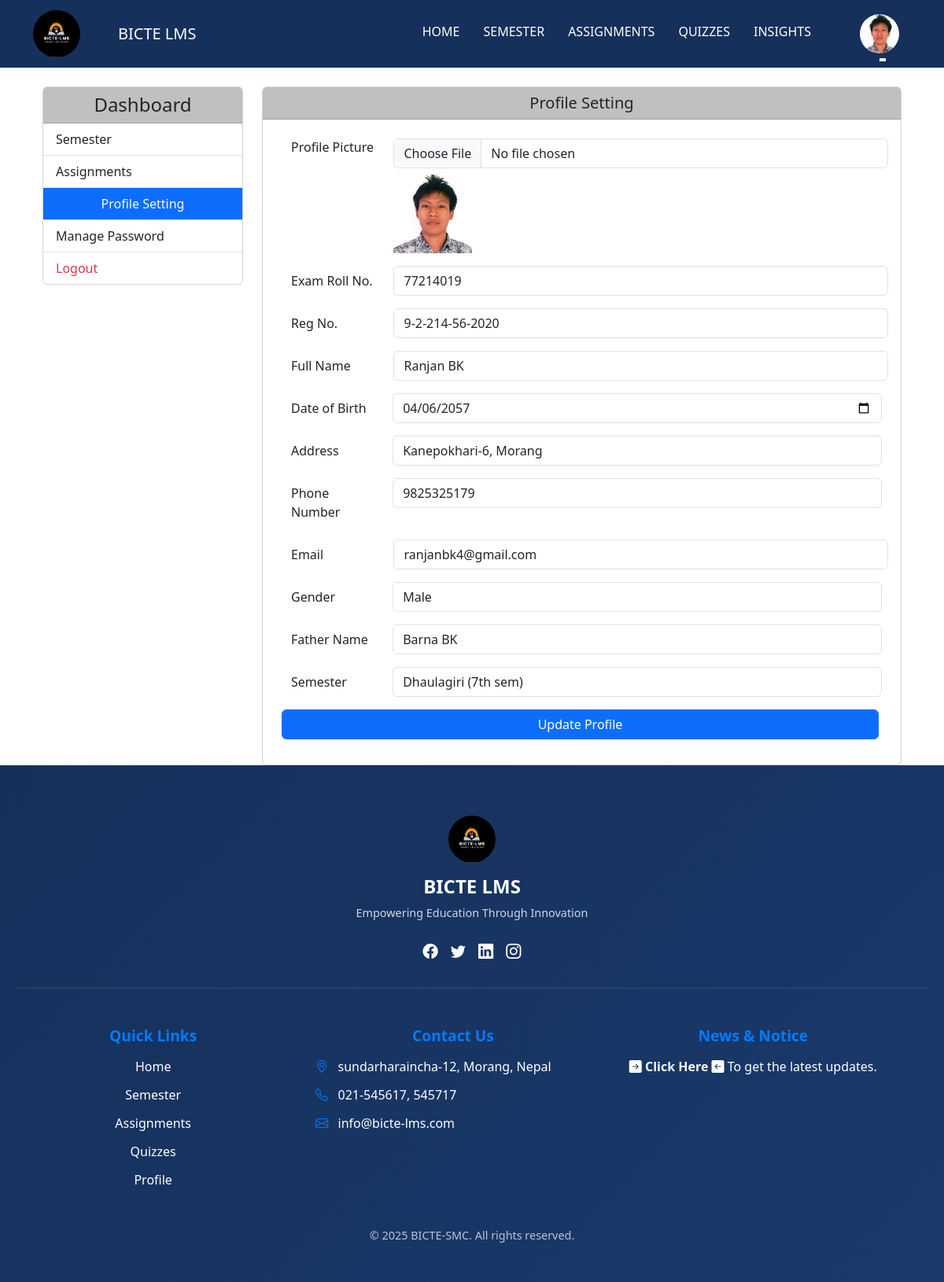
/api/student-profile-setting/ (signed in), run on the app's committed database.
### main/models.py (models this page shows, shortened)
class Student(models.Model):
    profile_picture = models.ImageField(upload_to='student_pics/', null=True, blank=True , default='no_image2.jpg')
    st_exam_roll_no = models.CharField(max_length=8, default='00000000')
    st_reg_no = models.CharField(max_length=40, default='0-0-000-00-0000')
    st_name = models.CharField(max_length=100)
    st_date_of_birth = models.DateField(null=True, blank=True)
    st_address = models.CharField(max_length=255)
    st_contact = models.CharField(max_length=15)
    enrollment_date = models.IntegerField(null=True, blank=True)
    st_email = models.EmailField(unique=True)
    st_password = models.CharField(max_length=128, default='studentSMC1')  # Add default password
    st_gender = models.CharField(max_length=10, choices=[('Male', 'Male'), ('Female', 'Female'), ('Other', 'Other')], null=True, blank=True)
    st_father_name = models.CharField(max_length=100, null=True, blank=True)
    semester = models.ForeignKey(Semester, on_delete=models.CASCADE)
    email_sent = models.BooleanField(default=False)
    class Meta:
        verbose_name = "Student"
        verbose_name_plural = "Students"

class Semester(models.Model):
    EVEREST = "EV"
    ANNAPURNA = "AN"
    KANCHENJUNGA = "KA"
    MANASLU = "MA"
    LHOTSE = "LH"
    MAKALU = "MK"
    DHAULAGIRI = "DH"
    LANGTANG = "LA"
    SEMESTER_CHOICES = [
        (EVEREST, "Everest (1st sem)"),
        (ANNAPURNA, "Annapurna (2nd sem)"),
        (KANCHENJUNGA, "Kanchenjunga (3rd sem)"),
        (MANASLU, "Manaslu (4th sem)"),
        (LHOTSE, "Lhotse (5th sem)"),
        (MAKALU, "Makalu (6th sem)"),
        (DHAULAGIRI, "Dhaulagiri (7th sem)"),
        (LANGTANG, "Langtang (8th sem)"),
    ]
    se_name = models.CharField(max_length=2, choices=SEMESTER_CHOICES, default=EVEREST)
    batch = models.CharField(max_length=20)
    start_date = models.DateField()
    end_date = models.DateField(null=True, blank=True)
    is_active = models.BooleanField(default=True, verbose_name="Is Active")
    def __str__(self):
        return f"{self.get_se_name_display()} - Batch {self.batch}"
    class Meta:
        verbose_name = "Semester"
        verbose_name_plural = "Semesters"

### main/views.py (the view)
# urls.py: path('student-profile-setting/', views.StudentProfileSetting.as_view(), name='student-profile-setting'),
class StudentProfileSetting(LoginRequiredMixin, TemplateView):
    template_name = 'student_template/st_profile_setting.html'
    login_url = '/api/login/'
    def get_context_data(self, **kwargs):
        context = super().get_context_data(**kwargs)
        try:
            student = Student.objects.get(id=self.request.session.get('user_id'))
            context['student'] = student
            context['courses'] = Course.objects.filter(semester=student.semester)
            context['assignments'] = Assignment.objects.filter(course__semester=student.semester)
            context['quizzes'] = Quiz.objects.filter(course__semester=student.semester)
            context['semesters'] = Semester.objects.filter(
                is_active=True,
                batch=student.semester.batch
            )
        except Student.DoesNotExist:
            context['error'] = 'Student not found. Please log in again.'
        return context

### templates/student_template/st_profile_setting.html (shortened to what this page needs)
{% extends 'student_template/st_base_template.html' %} {% block title %} Student Dashboard - BICTESMC {% endblock %} {% load static %} {% block content %}
<div class="container mt-4">
    <div class="row">
        <aside class="col-md-3">
            <div class="card">
                <h4 class="card-header text-dark text-center" style="background-color: #c0c0c0">
                    Dashboard
                </h4>
                <div class="list-group list-group-flush">
                    <a href="{% url 'student-dashboard' %}" class="list-group-item list-group-item-action">Semester</a>
                    <a href="{% url 'student-dashboard-assignment' %}" class="list-group-item list-group-item-action">Assignments</a>
                    <a href="{% url 'student-profile-setting' %}" class="list-group-item list-group-item-action bg-primary text-light text-center">Profile Setting</a>
                    <a href="{% url 'change-student-account-password' %}" class="list-group-item list-group-item-action">Manage Password</a>
                    <a href="{% url 'logout' %}" class="list-group-item list-group-item-action text-danger">Logout</a>
                </div>
            </div>
        </aside>
        <section class="col-md-9 mt-4 mt-md-0">
            <div class="card">
                <h5 class="card-header text-center" style="background-color: #c0c0c0">
                    Profile Setting
                </h5>
                <div class="card-body pt-3">
                    <form id="profile-form" enctype="multipart/form-data">
                        <div class="mb-3 row ms-2">
                            <label for="profile_picture" class="col-sm-2 col-form-label">Profile Picture</label>
                            <div class="col-sm-10">
                                <input type="file" class="form-control input-effect mt-2" id="profile_picture" name="profile_picture"> {% if student.profile_picture %}
                                <img src="{{ student.profile_picture.url }}" alt="Profile Picture" class="mt-2" style="max-width: 100px;"> {% endif %}
                            </div>
                        </div>
                        <div class="mb-3 row ms-2">
                            <label for="st_exam_roll_no" class="col-sm-2 col-form-label">Exam Roll No.</label>
                            <div class="col-sm-10">
                                <input type="text" class="form-control input-effect" id="st_exam_roll_no" name="st_exam_roll_no" value="{{ student.st_exam_roll_no }}">
                            </div>
                        </div>
                        <div class="mb-3 row ms-2">
                            <label for="st_reg_no" class="col-sm-2 col-form-label">Reg No.</label>
                            <div class="col-sm-10">
                                <input type="text" class="form-control input-effect" id="st_reg_no" name="st_reg_no" value="{{ student.st_reg_no }}">
                            </div>
                        </div>
                        <div class="mb-3 row ms-2">
                            <label for="st_name" class="col-sm-2 col-form-label">Full Name</label>
                            <div class="col-sm-10">
                                <input type="text" class="form-control input-effect" id="st_name" name="st_name" value="{{ student.st_name }}">
                            </div>
                        </div>
                        <div class="mb-3 row ms-2 pe-2">
                            <label for="st_date_of_birth" class="col-sm-2 col-form-label">Date of Birth</label>
                            <div class="col-sm-10">
                                <input type="date" class="form-control input-effect" id="st_date_of_birth" name="st_date_of_birth" value="{{ student.st_date_of_birth|date:'Y-m-d' }}">
                            </div>
                        </div>
                        <div class="mb-3 row ms-2 pe-2">
                            <label for="st_address" class="col-sm-2 col-form-label">Address</label>
                            <div class="col-sm-10">
                                <input type="text" class="form-control input-effect" id="st_address" name="st_address" value="{{ student.st_address }}">
                            </div>
                        </div>
                        <div class="mb-3 row ms-2 pe-2">
                            <label for="st_contact" class="col-sm-2 col-form-label">Phone Number</label>
                            <div class="col-sm-10">
                                <input type="tel" class="form-control input-effect" id="st_contact" name="st_contact" value="{{ student.st_contact }}">
                            </div>
                        </div>
                        <div class="mb-3 row ms-2">
                            <label for="st_email" class="col-sm-2 col-form-label">Email</label>
                            <div class="col-sm-10">
                                <input type="text" class="form-control input-effect" id="st_email" name="st_email" value="{{ student.st_email }}">
                            </div>
                        </div>
                        <div class="mb-3 row ms-2 pe-2">
                            <label for="gender" class="col-sm-2 col-form-label">Gender</label>
                            <div class="col-sm-10">
                                <select class="form-control input-effect" id="gender" name="gender">
                                    <option value="male" {% if student.gender == 'male' %}selected{% endif %}>Male</option>
                                </select>
                            </div>
                        </div>
                        <div class="mb-3 row ms-2 pe-2">
                            <label for="st_father_name" class="col-sm-2 col-form-label">Father Name</label>
                            <div class="col-sm-10">
                                <input type="text" class="form-control input-effect" id="st_father_name" name="st_father_name" value="{{ student.st_father_name }}">
                            </div>
                        </div>
                        <div class="mb-3 row ms-2 pe-2">
                            <label for="semester" class="col-sm-2 col-form-label">Semester</label>
                            <div class="col-sm-10">
                                <select class="form-control input-effect" id="semester" name="semester">
                                  {% for semester in semesters %}
                                      <option value="{{ semester.se_name }}" {% if student.semester.se_name == semester.se_name %}selected{% endif %}>
                                          {{  semester.get_se_name_display  }}
                                      </option>
                                  {% endfor %}
                              </select>
                            </div>
                        </div>
                        <div class="mb-3 row ms-2 pe-4">
                            <button type="button" class="btn btn-primary" id="update-profile-btn">Update Profile</button>
                        </div>
                    </form>
                </div>
            </div>
        </section>
    </div>
</div>
{% endblock %}

### templates/student_template/st_base_template.html (shortened to what this page needs)
<!DOCTYPE html>
<html lang="en">
<head>
    <link rel="stylesheet" href="https://cdn.jsdelivr.net/npm/bootstrap-icons@1.11.3/font/bootstrap-icons.min.css">
    <link href="https://cdn.jsdelivr.net/npm/bootstrap@5.3.0/dist/css/bootstrap.min.css" rel="stylesheet" />
</head>
<body>
    {% load static %}
    <nav class="navbar navbar-expand-lg navbar-dark bg-dark">
        <div class="container">
            <div class="navbar-logo">
                <img class="mt-auto mb-auto" src="{% static 'images/main_logo.png' %}" alt="Logo" />
            </div>
            <a class="navbar-brand ms-5" href="#">BICTE LMS</a>
            <div class="collapse navbar-collapse" id="navbarNav">
                <ul class="navbar-nav ms-auto this_pading">
                    <li class="nav-item custom-padding dropdown">
                        <a class="nav-link {% if request.path == '/api/student-home/' %}active{% endif %}" href="/api/student-home/">Home</a>
                    </li>
                    <li class="nav-item custom-padding">
                        <a class="nav-link {% if request.path == '/api/st-semester-view/' %}active{% endif %}" href="/api/st-semester-view/{{ student.semester.id }}/">Semester</a
              >
            </li>
              <li class="nav-item custom-padding">
                        <a class="nav-link {% if request.path == '/api/student-assignment-view/' %}active{% endif %}" href="/api/student-assignment-view/">Assignments</a>
                    </li>
                    <li class="nav-item custom-padding">
                        <a class="nav-link {% if request.path == '/api/leaderboard/' %}active{% endif %}" href="/api/leaderboard/">Quizzes</a
              >
            </li>
            <li class="nav-item custom-padding dropdown">
              <a
                class="nav-link {% if request.path == '#' %}active{% endif %}"
                href="#"
                >Insights</a
              >
            </li>
              </ul>
            <li class="nav-item dropdown user_profile">
              <a
                class="nav-link dropdown-toggle no-hover"
                href="#"
                id="navbarDropdown"
                role="button"
                data-bs-toggle="dropdown"
                aria-expanded="false"
              >
                {% if student.profile_picture %}
                <img
                  src="{{ student.profile_picture.url }}"
                  alt="Profile Picture"
                  class="rounded-circle"
                  style="width: 50px; height: 50px"
                />
                {% endif %}
              </a>
            </li>
        </div>
      </div>
    </nav>
    <div class="container mt-4">{% block content %}{% endblock %}</div>
    <footer class="footer-section">
      <div class="footer-container">
          <div class="footer-top">
              <div class="footer-brand">
                  <div class="navbar-logo">
                      <a href="#">
                        <img src="{% static 'images/main_logo.png' %}" alt="Logo" />
                      </a>
            </div>
            <h3 class="brand-name" style="color:white !important;">BICTE LMS</h3>
            <p class="brand-tagline">Empowering Education Through Innovation</p>
            <div class="social-icons">
                <a href="#" class="social-icon"><i class="bi bi-facebook"></i></a>
                <a href="#" class="social-icon"><i class="bi bi-twitter"></i></a>
                <a href="#" class="social-icon"><i class="bi bi-linkedin"></i></a>
                <a href="#" class="social-icon"><i class="bi bi-instagram"></i></a>
            </div>
        </div>
        </div>
        <div class="footer-links mt-5 pe-5" style=" justify-content: center;  ">
            <div class="links-column" style=" text-align: center;">
                <h4 class="links-title">Quick Links</h4>
                <ul>
                    <li><a href="/api/student-home/">Home</a></li>
                    <li>
                        {% if student.semester %}
                        <a href="{% url 'st-semester-view' student.semester.id %}">Semester</a> {% else %}
                        <span class="text-muted error_semester ">Semester (Not Assigned)</span> {% endif %}
                    </li>
                    <li><a href="/api/student-assignment/">Assignments</a></li>
                    <li><a href="/api/leaderboard/">Quizzes</a></li>
                    <li><a href="/api/student-profile/">Profile</a></li>
                </ul>
            </div>
            <div class="links-column">
                <h4 class="links-title  text-center">Contact Us</h4>
                <ul>
                    <li><i class="bi bi-geo-alt"></i> sundarharaincha-12, Morang, Nepal</li>
                    <li><i class="bi bi-telephone"></i> 021-545617, 545717</li>
                    <li><i class="bi bi-envelope"></i> info@bicte-lms.com</li>
                </ul>
            </div>
            <div class="links-column">
                <h4 class="links-title text-center">News &amp; Notice</h4>
                <p class=" text-center bi bi-arrow-right-square-fill">
                    <a href="/api/student-notice-list/" class="text-decoration-none text-light fw-bold"> Click Here </a><span class="bi bi-arrow-left-square-fill"> To get the latest updates</span>.</p>
            </div>
        </div>
        <div class="footer-bottom">
            <p>&copy; <span id="current-year"></span> BICTE-SMC. All rights reserved.</p>
        </div>
        </div>
        </footer>
</body>
</html>

### data on the page
Student: profile_picture (picture), st_exam_roll_no "77214019", st_reg_no "9-2-214-56-2020", st_name "Ranjan BK", st_date_of_birth "04/06/2057", st_address "Kanepokhari-6, Morang", st_contact "9825325179", st_email "ranjanbk4@gmail.com", st_father_name "Barna BK", semester "Dhaulagiri (7th sem)"
